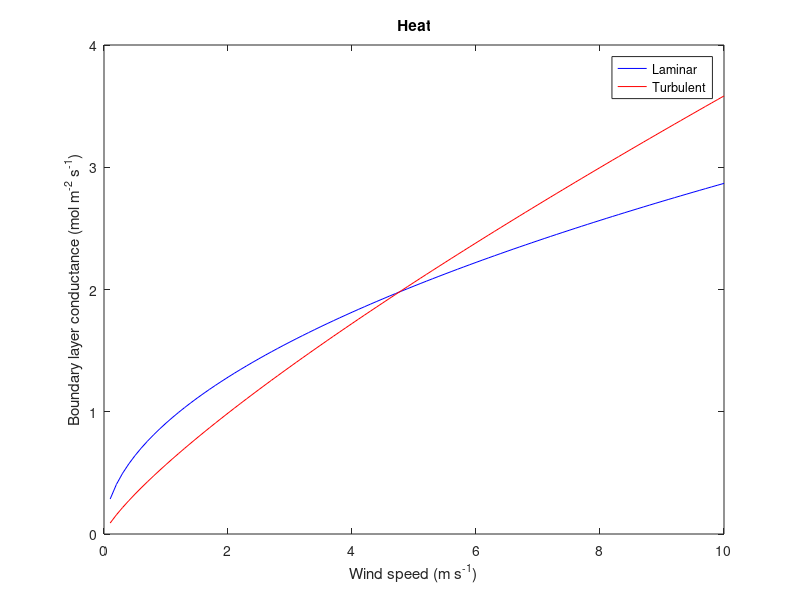

Here is the MATLAB script that generated this plot:
% Supplemental program 10.1

% -----------------------------------------
% Calculate leaf boundary layer conductance
% -----------------------------------------

% Physical constants

tfrz = 273.15;                       % Freezing point of water (K)
g = 9.80616;                         % Gravitational acceleration (m/s2)
rgas = 8.31447;                      % Universal gas constant (J/K/mol)
visc0 = 13.3e-06;                    % Kinematic viscosity at 0C and 1013.25 hPa (m2/s)
Dh0 = 18.9e-06;                      % Molecular diffusivity (heat) at 0C and 1013.25 hPa (m2/s)
Dv0 = 21.8e-06;                      % Molecular diffusivity (H2O) at 0C and 1013.25 hPa (m2/s)
Dc0 = 13.8e-06;                      % Molecular diffusivity (CO2) at 0C and 1013.25 hPa (m2/s)

% Calculations are for 100 data points that vary in wind speed and/or leaf temperature

num = 100;

% Input variables

for p = 1:num
   tair(p) = tfrz + 15;                      % Air temperature (K)
   pref(p) = 101325;                         % Pressure (Pa)
   rhomol(p) = pref(p) / (rgas * tair(p));   % Molar density (mol/m3)
   wind(p) = p / 10;                         % Wind speed (m/s): 0.1 -> 10 m/s by 0.1
   dleaf(p) = 0.05;                          % Leaf dimension (m)
   tleaf(p) = tair(p) + p / 10;              % tleaf - tair: 0.1 -> 10 K by 0.1 (for free convection)
end

for p = 1:num

   % Adjust diffusivity for temperature and pressure

   fac = 101325 / pref(p) * (tair(p) / tfrz)^1.81;

   visc = visc0 * fac;    % Kinematic viscosity (m2/s)
   Dh = Dh0 * fac;        % Molecular diffusivity, heat (m2/s)
   Dv = Dv0 * fac;        % Molecular diffusivity, H2O (m2/s)
   Dc = Dc0 * fac;        % Molecular diffusivity, CO2 (m2/s)

   % Dimensionless numbers

   Re(p) = wind(p) * dleaf(p) / visc;   % Reynolds number
   Pr  = visc / Dh;                     % Prandtl number
   Scv = visc / Dv;                     % Schmidt number for H2O
   Scc = visc / Dc;                     % Schmidt number for CO2
   Gr = g * dleaf(p)^3 * max(tleaf(p) - tair(p), 0) / (tair(p) * visc * visc); % Grashof number

   % Forced convection - laminar flow

   b1 = 1.5;                                     % Empirical correction factor for Nu and Sh

   Nu  = b1 * 0.66 *  Pr^0.33 * Re(p)^0.5;       % Nusselt number
   Shv = b1 * 0.66 * Scv^0.33 * Re(p)^0.5;       % Sherwood number, H2O
   Shc = b1 * 0.66 * Scc^0.33 * Re(p)^0.5;       % Sherwood number, CO2

   gbh1(p) = Dh * Nu / dleaf(p) * rhomol(p);     % Boundary layer conductance, heat (mol/m2/s)
   gbw1(p) = Dv * Shv / dleaf(p) * rhomol(p);    % Boundary layer conductance, H2O (mol/m2/s)
   gbc1(p) = Dc * Shc / dleaf(p) * rhomol(p);    % Boundary layer conductance, CO2 (mol/m2/s)

   % Forced convection - turbulent flow

   Nu  = b1 * 0.036 *  Pr^0.33 * Re(p)^0.8;      % Nusselt number
   Shv = b1 * 0.036 * Scv^0.33 * Re(p)^0.8;      % Sherwood number, H2O
   Shc = b1 * 0.036 * Scc^0.33 * Re(p)^0.8;      % Sherwood number, CO2

   gbh2(p) = Dh * Nu / dleaf(p) * rhomol(p);     % Boundary layer conductance, heat (mol/m2/s)
   gbw2(p) = Dv * Shv / dleaf(p) * rhomol(p);    % Boundary layer conductance, H2O (mol/m2/s)
   gbc2(p) = Dc * Shc / dleaf(p) * rhomol(p);    % Boundary layer conductance, CO2 (mol/m2/s)

   % Free convection

   Nu  = 0.54 *  Pr^0.25 * Gr^0.25;              % Nusselt number
   Shv = 0.54 * Scv^0.25 * Gr^0.25;              % Sherwood number, H2O
   Shc = 0.54 * Scc^0.25 * Gr^0.25;              % Sherwood number, CO2

   gbh3(p) = Dh * Nu / dleaf(p) * rhomol(p);     % Boundary layer conductance, heat (mol/m2/s)
   gbw3(p) = Dv * Shv / dleaf(p) * rhomol(p);    % Boundary layer conductance, H2O (mol/m2/s)
   gbc3(p) = Dc * Shc / dleaf(p) * rhomol(p);    % Boundary layer conductance, CO2 (mol/m2/s)

end

% Make graph

plot(wind,gbh1,'b-',wind,gbh2,'r-')
title('Heat')
xlabel('Wind speed (m s^{-1})')
ylabel('Boundary layer conductance (mol m^{-2} s^{-1})')
legend('Laminar','Turbulent','Location','best')

% Write output to files

A = [wind; Re; gbh1];
fileID = fopen('forced-laminar.dat','w');
fprintf(fileID,'%10s %10s %10s\n','wind','Re','gbh');
fprintf(fileID,'%10.1f %10.2f %10.4f\n', A);
fclose(fileID);

B = [wind; Re; gbh2];
fileID = fopen('forced-turbulent.dat','w');
fprintf(fileID,'%10s %10s %10s\n','wind','Re','gbh');
fprintf(fileID,'%10.1f %10.2f %10.4f\n', B);
fclose(fileID);

C = [tleaf-tair; gbh3];
fileID = fopen('free-convection.dat','w');
fprintf(fileID,'%10s %10s\n','Tl-Ta','gbh');
fprintf(fileID,'%10.1f %10.4f\n', C);
fclose(fileID);
